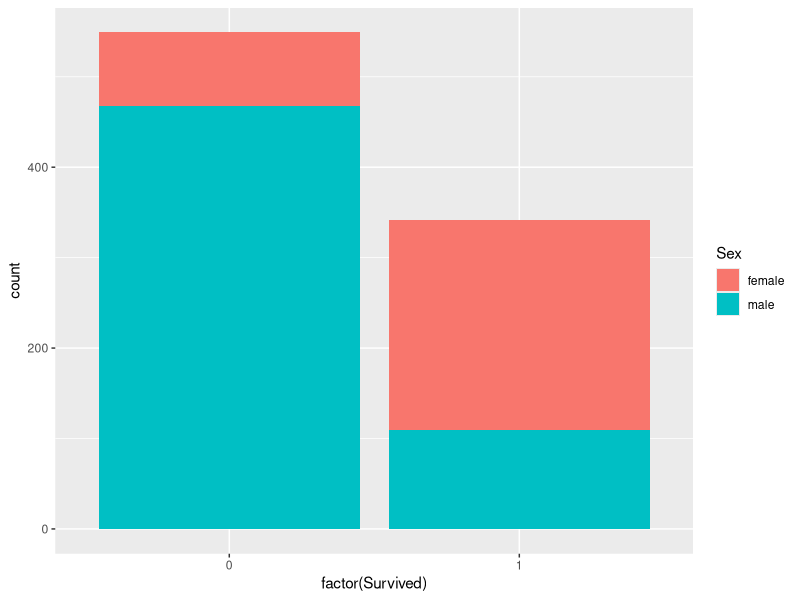
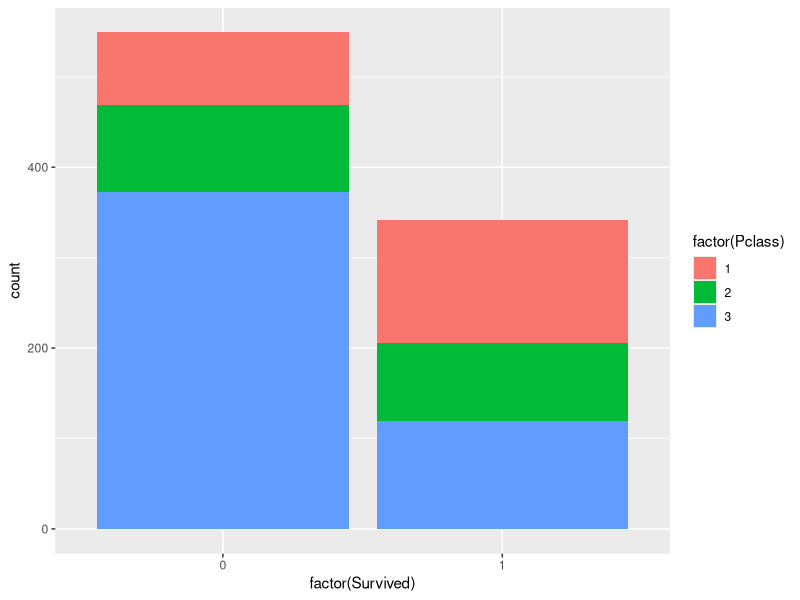

Write R code to recreate these figures, in order.
library(ggplot2)

input = read.csv("..//data//cleantrain.csv")

png("..//output//GenderSurvived.png",width=800,height=700)
ggplot(input,aes(x=factor(Survived)))+geom_bar(stat="count",aes(fill=Sex))
dev.off()

png("..//output//PclassSurived.png",width=800,height=700)
ggplot(input,aes(x=factor(Survived)))+geom_bar(stat="count",aes(fill=factor(Pclass)))
dev.off()
